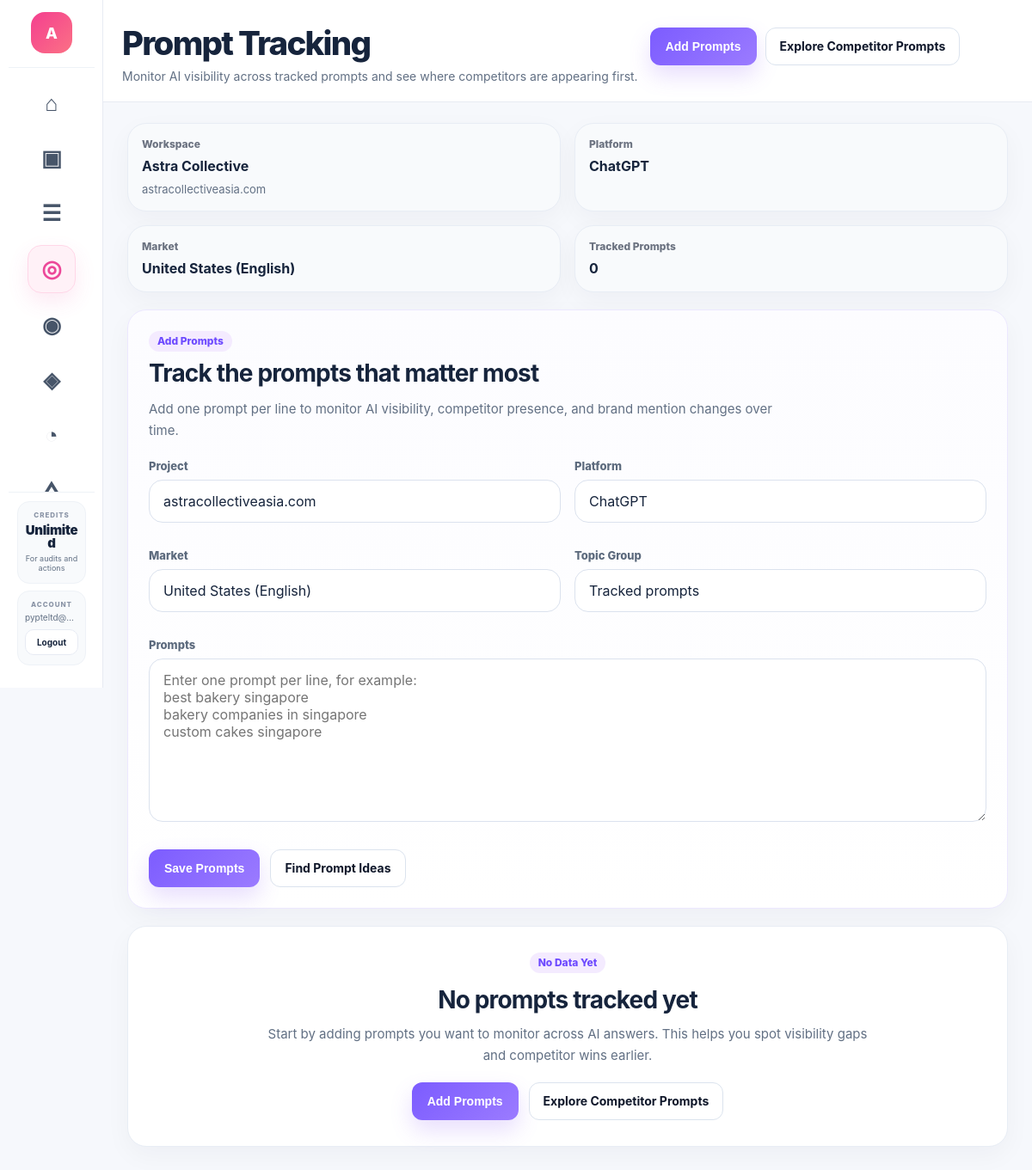
/position-tracking?client_id=1 (signed in), run on the app's committed database.
### app.py (models this page shows)
class User(UserMixin, db.Model):
    __tablename__ = "users"
    id = db.Column(db.Integer, primary_key=True)
    email = db.Column(db.String(255), unique=True, nullable=False)
    password_hash = db.Column(db.String(255), nullable=False)
    name = db.Column(db.String(255), nullable=False)
    referral_code = db.Column(db.String(50), unique=True, nullable=True)
    referred_by_user_id = db.Column(db.Integer, db.ForeignKey("users.id"), nullable=True)
    created_at = db.Column(db.DateTime, default=datetime.utcnow)
    role = db.Column(db.String(50), default="user")
    plan = db.Column(db.String(50), default="free")
    is_white_label_enabled = db.Column(db.Boolean, default=False)
    agency_name = db.Column(db.String(255), nullable=True)
    wallet = db.relationship(
        "Wallet",
        backref="user",
        uselist=False,
        cascade="all, delete-orphan",
    )
    clients = db.relationship(
        "Client",
        backref="user",
        lazy=True,
        cascade="all, delete-orphan",
    )

class Client(db.Model):
    __tablename__ = "clients"
    id = db.Column(db.Integer, primary_key=True)
    slug = db.Column(db.String(255), nullable=False, index=True)
    user_id = db.Column(db.Integer, db.ForeignKey("users.id"), nullable=False, index=True)
    name = db.Column(db.String(255), nullable=False)
    website = db.Column(db.String(500), nullable=False)
    website_normalized = db.Column(db.String(500), nullable=False, index=True)
    industry = db.Column(db.String(255), nullable=True)
    location = db.Column(db.String(255), nullable=True)
    owner_type = db.Column(db.String(100), nullable=False, default="company")
    notes = db.Column(db.Text, nullable=True)
    logo_filename = db.Column(db.String(255), nullable=True)
    created_at = db.Column(db.DateTime, default=datetime.utcnow, nullable=False)
    updated_at = db.Column(db.DateTime, default=datetime.utcnow, onupdate=datetime.utcnow, nullable=False)
    __table_args__ = (
        db.UniqueConstraint("user_id", "slug", name="uq_clients_user_slug"),
    )

### app.py (the view, shortened to what this page needs)
@app.route("/position-tracking")
@login_required
def position_tracking_page():
    client_id = request.args.get("client_id", "").strip()
    domain = request.args.get("domain", "").strip()
    platform = request.args.get("platform", "ChatGPT").strip()
    market = request.args.get("market", "United States (English)").strip()
    topic = request.args.get("topic", "").strip()
    view_mode = get_view_mode(current_user)
    focused_client = get_focused_client_for_user(current_user)
    selected_client = None
    if client_id:
        selected_client = get_client_by_id(client_id)
    if not selected_client and view_mode == "single" and focused_client:
        selected_client = focused_client
        client_id = str(focused_client.get("id", "")).strip()
    if selected_client and not domain:
        domain = normalize_website(selected_client.get("website", ""))
    if not domain:
        domain = "supportfast.ai"
    query = PromptTracking.query.filter_by(user_id=current_user.id)
    if domain:
        query = query.filter_by(domain=domain)
    if platform:
        query = query.filter_by(platform=platform)
    if market:
        query = query.filter_by(market=market)
    if topic:
        query = query.filter_by(topic=topic)
    rows = query.order_by(PromptTracking.created_at.desc()).all()
    tracked_prompts = []
    mentioned_count = sum(1 for row in tracked_prompts if row["mentioned"] == "Yes")
    partial_count = sum(1 for row in tracked_prompts if row["mentioned"] == "Sometimes")
    low_visibility_count = sum(1 for row in tracked_prompts if row["visibility"] == "Low")
    highest_competitor = tracked_prompts[0]["top_competitor"] if tracked_prompts else "—"
    best_next_move = "Build content for missing prompts" if low_visibility_count > 0 else "Keep tracking visibility"
    return render_template(
        "position_tracking.html",
        client_id=client_id,
        focused_client=focused_client,
        selected_client=selected_client,
        project_domain=domain,
        selected_platform=platform,
        selected_market=market,
        tracked_topic=topic or "Tracked prompts",
        total_prompts=len(tracked_prompts),
        tracked_prompts=tracked_prompts,
        tracking_ready=len(tracked_prompts) > 0,
        progress_percent=100 if tracked_prompts else 0,
        mentioned_count=mentioned_count,
        partial_count=partial_count,
        low_visibility_count=low_visibility_count,
        highest_competitor=highest_competitor,
        best_next_move=best_next_move,
    )

### templates/position_tracking.html (shortened to what this page needs)
{% extends "base.html" %}
{% block page_header %}
<div class="page-header-standard tracking-page-header-clean">
    <div class="page-header-copy">
        <h1>Prompt Tracking</h1>
        <p>Monitor AI visibility across tracked prompts and see where competitors are appearing first.</p>
    </div>
    <div class="page-header-actions">
        <button type="button" class="btn btn-primary" onclick="scrollToPromptForm()">
            Add Prompts
        </button>
        {% if focused_client %}
        <a href="{{ url_for('client_competitors_page', client_id=focused_client['id']) }}" class="btn btn-secondary">
            Explore Competitor Prompts
        </a>
        {% endif %}
    </div>
</div>
{% endblock %}
{% block content %}
<div class="tracking-shell tracking-shell-clean">
    <section class="tracking-meta-grid">
        <div class="tracking-meta-card">
            <span>Workspace</span>
            <strong>{{ selected_client.name if selected_client else project_domain }}</strong>
            {% if selected_client and project_domain %}
            <small class="tracking-meta-subline">{{ project_domain }}</small>
            {% endif %}
        </div>
        <div class="tracking-meta-card">
            <span>Platform</span>
            <strong>{{ selected_platform }}</strong>
        </div>
        <div class="tracking-meta-card">
            <span>Market</span>
            <strong>{{ selected_market }}</strong>
        </div>
        <div class="tracking-meta-card">
            <span>Tracked Prompts</span>
            <strong>{{ total_prompts }}</strong>
        </div>
    </section>
    <section id="prompt-entry-form" class="tracking-entry-card">
        <div class="tracking-entry-copy">
            <span class="section-kicker">Add Prompts</span>
            <h2>Track the prompts that matter most</h2>
            <p>
                Add one prompt per line to monitor AI visibility, competitor presence, and brand mention changes over time.
            </p>
        </div>
        <form method="POST" action="{{ url_for('save_prompts') }}" class="tracking-entry-form">
            <div class="tracking-form-grid">
                <div class="form-field">
                    <label for="domain">Project</label>
                    <input type="text" id="domain" name="domain" value="{{ project_domain }}" required>
                </div>
                <div class="form-field">
                    <label for="platform">Platform</label>
                    <input type="text" id="platform" name="platform" value="{{ selected_platform }}" required>
                </div>
                <div class="form-field">
                    <label for="market">Market</label>
                    <input type="text" id="market" name="market" value="{{ selected_market }}" required>
                </div>
                <div class="form-field">
                    <label for="topic">Topic Group</label>
                    <input type="text" id="topic" name="topic" value="{{ tracked_topic or 'Tracked prompts' }}">
                </div>
                <div class="form-field form-field-full">
                    <label for="prompts">Prompts</label>
                    <textarea
                        id="prompts"
                        name="prompts"
                        rows="8"
                        placeholder="Enter one prompt per line, for example:
best bakery singapore
bakery companies in singapore
custom cakes singapore"
                        required
                    ></textarea>
                </div>
            </div>
            <div class="tracking-entry-actions">
                <button type="submit" class="btn btn-primary">Save Prompts</button>
                {% if focused_client %}
                <a href="{{ url_for('client_competitors_page', client_id=focused_client['id']) }}" class="btn btn-secondary">
                    Find Prompt Ideas
                </a>
                {% endif %}
            </div>
        </form>
    </section>
    {% if total_prompts == 0 %}
    <section class="tracking-empty">
        <span class="section-kicker">No Data Yet</span>
        <h2>No prompts tracked yet</h2>
        <p>
            Start by adding prompts you want to monitor across AI answers. This helps you spot visibility gaps and competitor wins earlier.
        </p>
        <div class="tracking-empty-actions">
            <button type="button" class="btn btn-primary" onclick="scrollToPromptForm()">
                Add Prompts
            </button>
            {% if focused_client %}
            <a href="{{ url_for('client_competitors_page', client_id=focused_client['id']) }}" class="btn btn-secondary">
                Explore Competitor Prompts
            </a>
            {% endif %}
        </div>
    </section>
    {% endif %}
</div>
{% endblock %}

### templates/base.html (shortened to what this page needs)
<!DOCTYPE html>
<html lang="en">
<head>
    <link rel="stylesheet" href="{{ url_for('static', filename='styles-v2.1.css') }}">
</head>
<body class="{% block body_class %}{% endblock %}">
    {% set current_endpoint = request.endpoint or '' %}
    {% set sidebar_client = focused_client if focused_client is defined and focused_client else none %}
    <div class="app-shell">
        <aside class="app-sidebar" id="appSidebar" aria-hidden="true">
            <div class="sidebar-inner">
                <div class="sidebar-brand">
                    <a href="{{ url_for('index') }}" class="brand-link" aria-label="DarInsights dashboard">
                        <div class="brand-mark">
                            {% if current_user.is_authenticated %}
                                {{ (current_user.name or current_user.email or "D")[0]|upper }}
                            {% else %}
                                D
                            {% endif %}
                        </div>
                    </a>
                </div>
                <nav class="sidebar-nav" aria-label="Main navigation">
                    <div class="nav-group">
                        <a href="{{ url_for('index') }}"
                           class="nav-item {% if current_endpoint in ['index', 'dashboard'] %}active{% endif %}"
                           aria-label="Dashboard"
                           data-label="Dashboard">
                            <span class="nav-icon">⌂</span>
                        </a>
                        <a href="{{ url_for('clients_page') }}"
                           class="nav-item {% if current_endpoint in ['clients_page', 'client_detail', 'edit_client', 'create_client'] %}active{% endif %}"
                           aria-label="All Workspaces"
                           data-label="All Workspaces">
                            <span class="nav-icon">▣</span>
                        </a>
                        <a href="{{ url_for('content_queue_page') }}"
                           class="nav-item {% if current_endpoint in ['content_queue_page', 'content_queue', 'view_queue_brief', 'generate_client_content_brief', 'generate_client_content_draft'] %}active{% endif %}"
                           aria-label="Content Queue"
                           data-label="Content Queue">
                            <span class="nav-icon">☰</span>
                        </a>
                        <a href="{{ url_for('position_tracking_page') }}"
                           class="nav-item {% if current_endpoint == 'position_tracking_page' %}active{% endif %}"
                           aria-label="Tracked Prompts"
                           data-label="Tracked Prompts">
                            <span class="nav-icon">◎</span>
                        </a>
                    </div>
                    {% if sidebar_client %}
                    <div class="nav-group">
                        <a href="{{ url_for('client_detail', client_id=sidebar_client.id) }}"
                           class="nav-item {% if current_endpoint == 'client_detail' %}active{% endif %}"
                           aria-label="Workspace Overview"
                           data-label="Overview">
                            <span class="nav-icon">◉</span>
                        </a>
                        <a href="{{ url_for('run_client_audit', client_id=sidebar_client.id) }}"
                           class="nav-item {% if current_endpoint in ['run_client_audit', 'new_audit', 'start_audit'] %}active{% endif %}"
                           aria-label="Run Audit"
                           data-label="Run Audit">
                            <span class="nav-icon">◈</span>
                        </a>
                        <a href="{{ url_for('client_visibility_page', client_id=sidebar_client.id) }}"
                           class="nav-item {% if current_endpoint == 'client_visibility_page' %}active{% endif %}"
                           aria-label="Visibility"
                           data-label="Visibility">
                            <span class="nav-icon">◔</span>
                        </a>
                        <a href="{{ url_for('client_competitors_page', client_id=sidebar_client.id) }}"
                           class="nav-item {% if current_endpoint in ['client_competitors_page', 'competitor_page'] %}active{% endif %}"
                           aria-label="Competitors"
                           data-label="Competitors">
                            <span class="nav-icon">△</span>
                        </a>
                    </div>
                    {% endif %}
                </nav>
                <div class="sidebar-footer">
                    <div class="sidebar-footer-panel sidebar-credits-panel">
                        <div class="sidebar-footer-head">
                            <span class="sidebar-footer-kicker">Credits</span>
                        </div>
                        <div class="sidebar-credits-value">
                            {% if current_user.is_authenticated and current_user.plan == 'dev_unlimited' %}
                                Unlimited
                            {% elif current_user.is_authenticated and current_user.wallet %}
                                {{ current_user.wallet.balance }}
                            {% else %}
                                0
                            {% endif %}
                        </div>
                        <div class="sidebar-credits-meta">
                            For audits and actions
                        </div>
                    </div>
                    <div class="sidebar-footer-panel">
                        <div class="sidebar-footer-head">
                            <span class="sidebar-footer-kicker">Account</span>
                        </div>
                        <div class="sidebar-account-email">
                            {{ current_user.email if current_user.is_authenticated else 'Guest' }}
                        </div>
                        {% if current_user.is_authenticated %}
                            <a href="{{ url_for('logout') }}" class="sidebar-logout-btn">Logout</a>
                        {% else %}
                            <a href="{{ url_for('login') }}" class="sidebar-logout-btn">Login</a>
                        {% endif %}
                    </div>
                </div>
            </div>
        </aside>
        <div class="app-main">
            <header class="app-topbar">
                <div class="topbar-left">
                    <div class="topbar-heading">
                        {% block page_header %}{% endblock %}
                    </div>
                </div>
            </header>
            <main class="app-content">
                {% block content %}{% endblock %}
            </main>
        </div>
    </div>
</body>
</html>

### data on the page
User: name "A", email "pypteltd@…"
Client: name "Astra Collective", website_normalized "astracollectiveasia.com"

### other printed values
{{ selected_platform }} "ChatGPT"
{{ selected_market }} "United States (English)"
{{ total_prompts }} "0"
